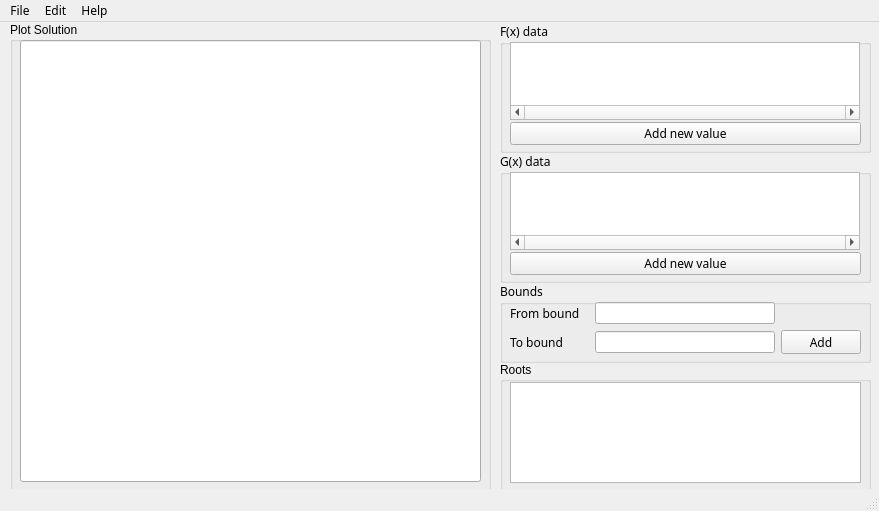
<?xml version="1.0" encoding="UTF-8"?>
<ui version="4.0">
 <class>MainWindow</class>
 <widget class="QMainWindow" name="MainWindow">
  <property name="geometry">
   <rect>
    <x>0</x>
    <y>0</y>
    <width>879</width>
    <height>511</height>
   </rect>
  </property>
  <property name="font">
   <font>
    <family>Arial</family>
    <stylestrategy>PreferAntialias</stylestrategy>
   </font>
  </property>
  <property name="windowTitle">
   <string>PolynolialSolver V1</string>
  </property>
  <widget class="QWidget" name="centralwidget">
   <property name="font">
    <font>
     <stylestrategy>PreferAntialias</stylestrategy>
    </font>
   </property>
   <widget class="QGroupBox" name="gfunc_group_box">
    <property name="geometry">
     <rect>
      <x>500</x>
      <y>130</y>
      <width>371</width>
      <height>131</height>
     </rect>
    </property>
    <property name="font">
     <font>
      <family>Rubik</family>
      <pointsize>9</pointsize>
      <weight>50</weight>
      <bold>false</bold>
     </font>
    </property>
    <property name="title">
     <string>G(x) data</string>
    </property>
    <widget class="QTableView" name="g_function_table_view">
     <property name="geometry">
      <rect>
       <x>10</x>
       <y>20</y>
       <width>350</width>
       <height>78</height>
      </rect>
     </property>
     <property name="sizePolicy">
      <sizepolicy hsizetype="Fixed" vsizetype="Expanding">
       <horstretch>0</horstretch>
       <verstretch>0</verstretch>
      </sizepolicy>
     </property>
     <property name="sizeIncrement">
      <size>
       <width>0</width>
       <height>0</height>
      </size>
     </property>
     <property name="baseSize">
      <size>
       <width>2</width>
       <height>2</height>
      </size>
     </property>
     <property name="font">
      <font>
       <family>Arial</family>
       <stylestrategy>PreferAntialias</stylestrategy>
      </font>
     </property>
     <property name="frameShape">
      <enum>QFrame::StyledPanel</enum>
     </property>
     <property name="lineWidth">
      <number>5</number>
     </property>
     <property name="midLineWidth">
      <number>5</number>
     </property>
     <property name="verticalScrollBarPolicy">
      <enum>Qt::ScrollBarAlwaysOff</enum>
     </property>
     <property name="horizontalScrollBarPolicy">
      <enum>Qt::ScrollBarAlwaysOn</enum>
     </property>
     <property name="sizeAdjustPolicy">
      <enum>QAbstractScrollArea::AdjustIgnored</enum>
     </property>
     <property name="editTriggers">
      <set>QAbstractItemView::AnyKeyPressed|QAbstractItemView::DoubleClicked|QAbstractItemView::EditKeyPressed</set>
     </property>
     <property name="showDropIndicator" stdset="0">
      <bool>false</bool>
     </property>
     <property name="dragDropOverwriteMode">
      <bool>false</bool>
     </property>
     <property name="showGrid">
      <bool>true</bool>
     </property>
     <attribute name="horizontalHeaderVisible">
      <bool>false</bool>
     </attribute>
     <attribute name="horizontalHeaderCascadingSectionResizes">
      <bool>false</bool>
     </attribute>
    </widget>
    <widget class="QPushButton" name="gAddColBtn">
     <property name="geometry">
      <rect>
       <x>10</x>
       <y>100</y>
       <width>351</width>
       <height>23</height>
      </rect>
     </property>
     <property name="font">
      <font>
       <family>Rubik</family>
       <pointsize>9</pointsize>
      </font>
     </property>
     <property name="text">
      <string>Add new value</string>
     </property>
    </widget>
    <zorder>g_function_table_view</zorder>
    <zorder>layoutWidget</zorder>
    <zorder>prompt_line_edit</zorder>
   </widget>
   <widget class="QGroupBox" name="bounds_group_box">
    <property name="geometry">
     <rect>
      <x>500</x>
      <y>260</y>
      <width>371</width>
      <height>81</height>
     </rect>
    </property>
    <property name="sizeIncrement">
     <size>
      <width>2</width>
      <height>2</height>
     </size>
    </property>
    <property name="font">
     <font>
      <family>Rubik</family>
      <pointsize>9</pointsize>
      <stylestrategy>PreferAntialias</stylestrategy>
     </font>
    </property>
    <property name="title">
     <string>Bounds</string>
    </property>
    <widget class="QWidget" name="layoutWidget">
     <property name="geometry">
      <rect>
       <x>10</x>
       <y>20</y>
       <width>351</width>
       <height>52</height>
      </rect>
     </property>
     <layout class="QGridLayout" name="gridLayout_2">
      <item row="0" column="0">
       <widget class="QLabel" name="from_label">
        <property name="font">
         <font>
          <family>Rubik</family>
          <pointsize>9</pointsize>
         </font>
        </property>
        <property name="text">
         <string>From bound   </string>
        </property>
       </widget>
      </item>
      <item row="0" column="1">
       <widget class="QLineEdit" name="from_line_edit">
        <property name="font">
         <font>
          <family>Arial</family>
         </font>
        </property>
        <property name="text">
         <string/>
        </property>
       </widget>
      </item>
      <item row="1" column="0">
       <widget class="QLabel" name="to_label">
        <property name="font">
         <font>
          <family>Rubik</family>
          <pointsize>9</pointsize>
         </font>
        </property>
        <property name="text">
         <string>To bound</string>
        </property>
       </widget>
      </item>
      <item row="1" column="1">
       <widget class="QLineEdit" name="to_line_edit">
        <property name="font">
         <font>
          <family>Arial</family>
         </font>
        </property>
        <property name="text">
         <string/>
        </property>
       </widget>
      </item>
      <item row="1" column="2">
       <widget class="QPushButton" name="add_bounds_button">
        <property name="font">
         <font>
          <family>Rubik</family>
          <pointsize>9</pointsize>
         </font>
        </property>
        <property name="text">
         <string>Add</string>
        </property>
       </widget>
      </item>
     </layout>
    </widget>
   </widget>
   <widget class="QGroupBox" name="ffun_group_box">
    <property name="geometry">
     <rect>
      <x>500</x>
      <y>0</y>
      <width>371</width>
      <height>131</height>
     </rect>
    </property>
    <property name="font">
     <font>
      <family>Rubik</family>
      <pointsize>9</pointsize>
      <weight>50</weight>
      <italic>false</italic>
      <bold>false</bold>
      <stylestrategy>PreferAntialias</stylestrategy>
     </font>
    </property>
    <property name="focusPolicy">
     <enum>Qt::StrongFocus</enum>
    </property>
    <property name="contextMenuPolicy">
     <enum>Qt::DefaultContextMenu</enum>
    </property>
    <property name="acceptDrops">
     <bool>false</bool>
    </property>
    <property name="toolTipDuration">
     <number>-1</number>
    </property>
    <property name="autoFillBackground">
     <bool>false</bool>
    </property>
    <property name="title">
     <string>F(x) data</string>
    </property>
    <property name="flat">
     <bool>false</bool>
    </property>
    <property name="checkable">
     <bool>false</bool>
    </property>
    <widget class="QTableView" name="f_function_table_view">
     <property name="geometry">
      <rect>
       <x>10</x>
       <y>20</y>
       <width>350</width>
       <height>78</height>
      </rect>
     </property>
     <property name="sizePolicy">
      <sizepolicy hsizetype="Fixed" vsizetype="Expanding">
       <horstretch>0</horstretch>
       <verstretch>0</verstretch>
      </sizepolicy>
     </property>
     <property name="sizeIncrement">
      <size>
       <width>0</width>
       <height>0</height>
      </size>
     </property>
     <property name="font">
      <font>
       <family>Arial</family>
       <stylestrategy>PreferAntialias</stylestrategy>
      </font>
     </property>
     <property name="frameShape">
      <enum>QFrame::StyledPanel</enum>
     </property>
     <property name="lineWidth">
      <number>5</number>
     </property>
     <property name="midLineWidth">
      <number>5</number>
     </property>
     <property name="verticalScrollBarPolicy">
      <enum>Qt::ScrollBarAlwaysOff</enum>
     </property>
     <property name="horizontalScrollBarPolicy">
      <enum>Qt::ScrollBarAlwaysOn</enum>
     </property>
     <property name="sizeAdjustPolicy">
      <enum>QAbstractScrollArea::AdjustToContents</enum>
     </property>
     <property name="autoScrollMargin">
      <number>0</number>
     </property>
     <property name="editTriggers">
      <set>QAbstractItemView::AnyKeyPressed|QAbstractItemView::DoubleClicked|QAbstractItemView::EditKeyPressed</set>
     </property>
     <property name="showDropIndicator" stdset="0">
      <bool>false</bool>
     </property>
     <property name="dragDropOverwriteMode">
      <bool>false</bool>
     </property>
     <property name="iconSize">
      <size>
       <width>2</width>
       <height>2</height>
      </size>
     </property>
     <property name="showGrid">
      <bool>true</bool>
     </property>
     <attribute name="horizontalHeaderVisible">
      <bool>false</bool>
     </attribute>
     <attribute name="horizontalHeaderCascadingSectionResizes">
      <bool>false</bool>
     </attribute>
    </widget>
    <widget class="QPushButton" name="fAddColBtn">
     <property name="geometry">
      <rect>
       <x>10</x>
       <y>100</y>
       <width>351</width>
       <height>23</height>
      </rect>
     </property>
     <property name="font">
      <font>
       <family>Rubik</family>
       <pointsize>9</pointsize>
      </font>
     </property>
     <property name="text">
      <string>Add new value</string>
     </property>
    </widget>
   </widget>
   <widget class="QGroupBox" name="groupBox">
    <property name="geometry">
     <rect>
      <x>500</x>
      <y>340</y>
      <width>371</width>
      <height>131</height>
     </rect>
    </property>
    <property name="title">
     <string>Roots</string>
    </property>
    <widget class="QTextEdit" name="roots_text_edit">
     <property name="geometry">
      <rect>
       <x>10</x>
       <y>20</y>
       <width>351</width>
       <height>101</height>
      </rect>
     </property>
     <property name="font">
      <font>
       <family>Arial</family>
       <pointsize>9</pointsize>
      </font>
     </property>
     <property name="readOnly">
      <bool>true</bool>
     </property>
    </widget>
   </widget>
   <widget class="QGroupBox" name="groupBox_2">
    <property name="geometry">
     <rect>
      <x>10</x>
      <y>0</y>
      <width>481</width>
      <height>471</height>
     </rect>
    </property>
    <property name="font">
     <font>
      <family>Arial</family>
      <pointsize>9</pointsize>
      <stylestrategy>PreferAntialias</stylestrategy>
     </font>
    </property>
    <property name="title">
     <string>Plot Solution</string>
    </property>
    <widget class="QLineEdit" name="prompt_line_edit">
     <property name="enabled">
      <bool>true</bool>
     </property>
     <property name="geometry">
      <rect>
       <x>10</x>
       <y>18</y>
       <width>461</width>
       <height>442</height>
      </rect>
     </property>
     <property name="sizePolicy">
      <sizepolicy hsizetype="Expanding" vsizetype="Expanding">
       <horstretch>0</horstretch>
       <verstretch>0</verstretch>
      </sizepolicy>
     </property>
     <property name="font">
      <font>
       <family>Rubik</family>
       <pointsize>9</pointsize>
      </font>
     </property>
     <property name="mouseTracking">
      <bool>false</bool>
     </property>
     <property name="focusPolicy">
      <enum>Qt::NoFocus</enum>
     </property>
     <property name="contextMenuPolicy">
      <enum>Qt::NoContextMenu</enum>
     </property>
     <property name="acceptDrops">
      <bool>false</bool>
     </property>
     <property name="text">
      <string/>
     </property>
     <property name="frame">
      <bool>true</bool>
     </property>
     <property name="echoMode">
      <enum>QLineEdit::NoEcho</enum>
     </property>
     <property name="alignment">
      <set>Qt::AlignLeading|Qt::AlignLeft|Qt::AlignTop</set>
     </property>
     <property name="readOnly">
      <bool>true</bool>
     </property>
    </widget>
    <widget class="QWidget" name="gridLayoutWidget">
     <property name="geometry">
      <rect>
       <x>20</x>
       <y>30</y>
       <width>441</width>
       <height>421</height>
      </rect>
     </property>
     <layout class="QGridLayout" name="graphical_layout"/>
    </widget>
    <zorder>gridLayoutWidget</zorder>
    <zorder>prompt_line_edit</zorder>
    <zorder>prompt_line_edit</zorder>
    <zorder>gridLayoutWidget</zorder>
   </widget>
  </widget>
  <widget class="QMenuBar" name="menubar">
   <property name="geometry">
    <rect>
     <x>0</x>
     <y>0</y>
     <width>879</width>
     <height>21</height>
    </rect>
   </property>
   <property name="font">
    <font>
     <family>Rubik</family>
    </font>
   </property>
   <widget class="QMenu" name="menuFile">
    <property name="title">
     <string>File</string>
    </property>
    <addaction name="actionNew"/>
    <addaction name="actionOpen"/>
    <addaction name="actionSave"/>
    <addaction name="actionSaveAs"/>
    <addaction name="actionGenerate_report"/>
    <addaction name="actionClose"/>
   </widget>
   <widget class="QMenu" name="menuEdit">
    <property name="title">
     <string>Edit</string>
    </property>
    <addaction name="actionBuild"/>
   </widget>
   <widget class="QMenu" name="menuHelp">
    <property name="font">
     <font>
      <family>Rubik</family>
     </font>
    </property>
    <property name="title">
     <string>Help</string>
    </property>
    <addaction name="actionGetHelp"/>
    <addaction name="actionAbout"/>
   </widget>
   <addaction name="menuFile"/>
   <addaction name="menuEdit"/>
   <addaction name="menuHelp"/>
  </widget>
  <widget class="QStatusBar" name="statusbar"/>
  <action name="actionOpen">
   <property name="text">
    <string>Open</string>
   </property>
   <property name="font">
    <font>
     <family>Rubik</family>
     <pointsize>9</pointsize>
     <stylestrategy>PreferAntialias</stylestrategy>
    </font>
   </property>
  </action>
  <action name="actionSave">
   <property name="enabled">
    <bool>false</bool>
   </property>
   <property name="text">
    <string>Save</string>
   </property>
   <property name="font">
    <font>
     <family>Rubik</family>
     <pointsize>9</pointsize>
    </font>
   </property>
  </action>
  <action name="actionGenerate_report">
   <property name="text">
    <string>Generate as HTML</string>
   </property>
   <property name="font">
    <font>
     <family>Rubik</family>
     <pointsize>9</pointsize>
    </font>
   </property>
  </action>
  <action name="actionClear">
   <property name="text">
    <string>Clear</string>
   </property>
   <property name="font">
    <font>
     <family>Rubik</family>
     <pointsize>9</pointsize>
    </font>
   </property>
  </action>
  <action name="actionBuild">
   <property name="text">
    <string>Build</string>
   </property>
   <property name="font">
    <font>
     <family>Rubik</family>
     <pointsize>9</pointsize>
    </font>
   </property>
  </action>
  <action name="actionClose">
   <property name="text">
    <string>Close</string>
   </property>
   <property name="font">
    <font>
     <family>Rubik</family>
     <pointsize>9</pointsize>
    </font>
   </property>
  </action>
  <action name="actionGetHelp">
   <property name="text">
    <string>Help</string>
   </property>
  </action>
  <action name="actionSaveAs">
   <property name="text">
    <string>Save As</string>
   </property>
  </action>
  <action name="actionNew">
   <property name="text">
    <string>New</string>
   </property>
  </action>
  <action name="actionAbout">
   <property name="text">
    <string>About</string>
   </property>
  </action>
 </widget>
 <resources/>
 <connections>
  <connection>
   <sender>actionClose</sender>
   <signal>triggered()</signal>
   <receiver>MainWindow</receiver>
   <slot>close()</slot>
   <hints>
    <hint type="sourcelabel">
     <x>-1</x>
     <y>-1</y>
    </hint>
    <hint type="destinationlabel">
     <x>424</x>
     <y>312</y>
    </hint>
   </hints>
  </connection>
 </connections>
</ui>
